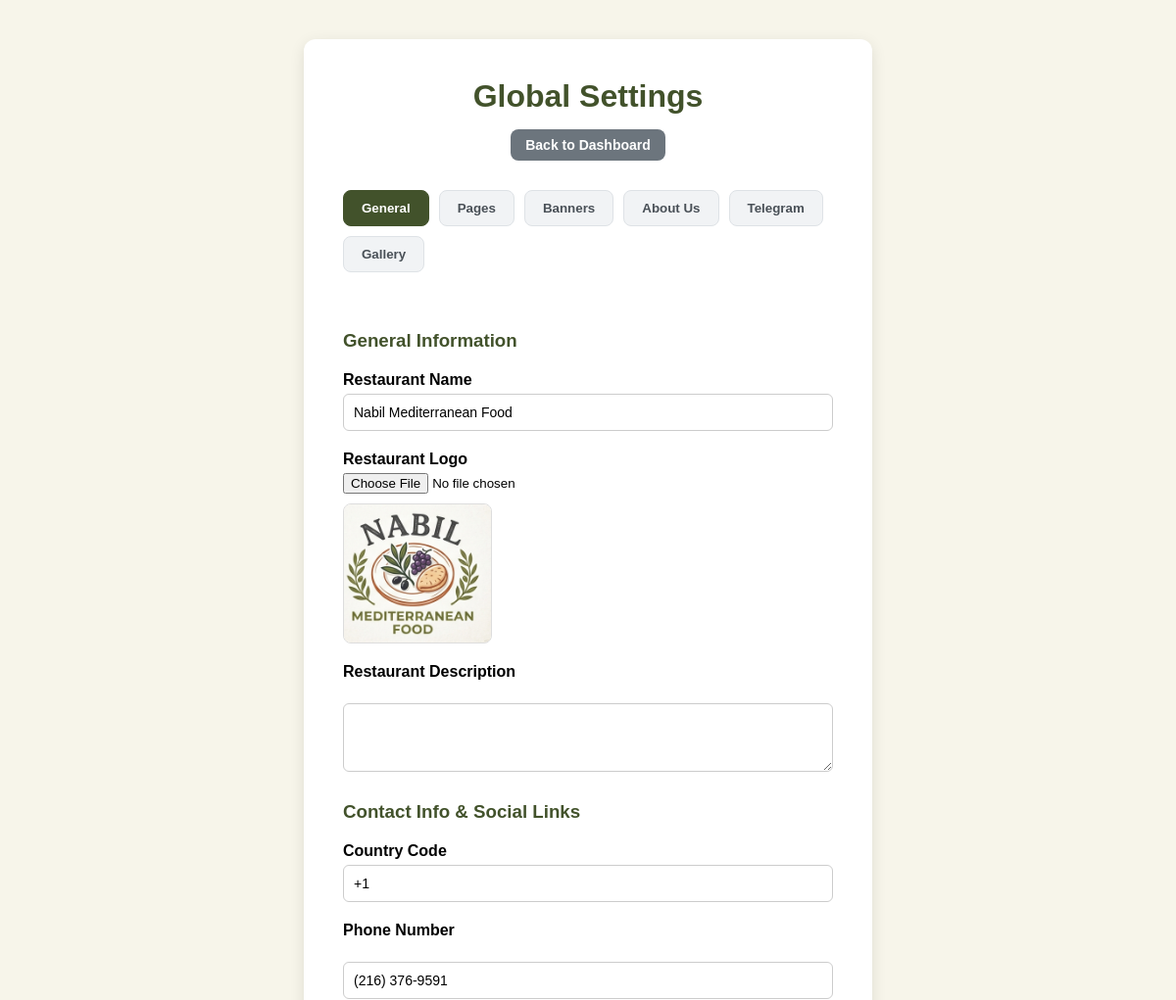
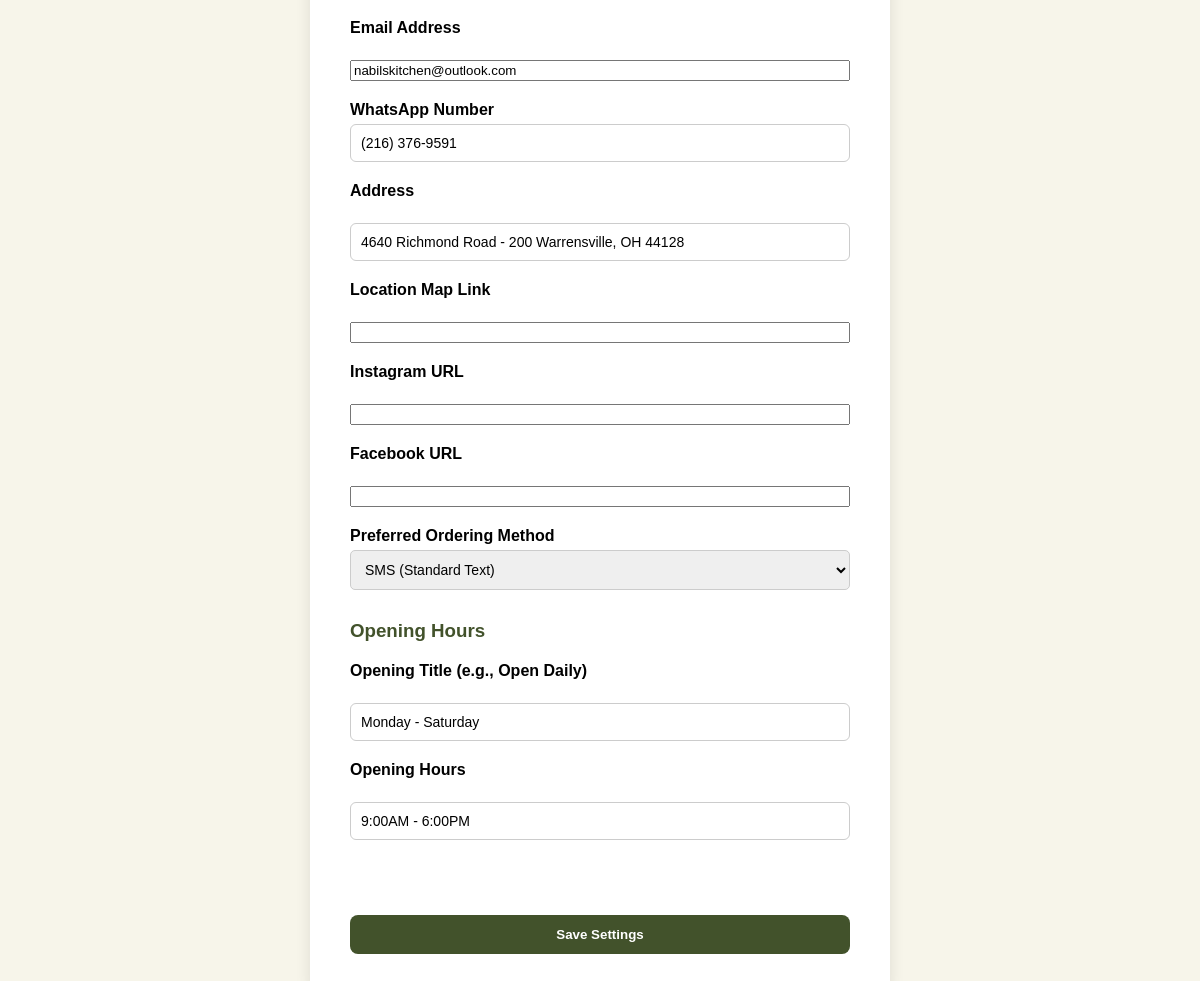
The page /admin/editSettings.php (signed in) on the database its author committed (2 pictures, top to bottom).
### tables this page shows
CREATE TABLE `settings` (
  `id` int(11) NOT NULL,
  `restaurant_name` varchar(255) NOT NULL,
  `restaurant_logo` varchar(255) DEFAULT NULL,
  `restaurant_email` varchar(255) DEFAULT NULL,
  `restaurant_phone` varchar(50) DEFAULT NULL,
  `restaurant_address` text DEFAULT NULL,
  `restaurant_maps` text DEFAULT NULL,
  `restaurant_description` text DEFAULT NULL,
  `opening_hours` varchar(255) DEFAULT NULL,
  `opening_title` varchar(255) DEFAULT 'Open Daily',
  `home_bg` varchar(255) DEFAULT 'assets/images/admin/bgs/home-bg.jpg',
  `menu_bg` varchar(255) DEFAULT 'assets/images/admin/bgs/menu-bg.jpg',
  `contact_bg` varchar(255) DEFAULT NULL,
  `whatsapp_number` varchar(50) DEFAULT NULL,
  `instagram_url` varchar(255) DEFAULT NULL,
  `facebook_url` varchar(255) DEFAULT NULL,
  `chat_id` bigint(255) NOT NULL,
  `bot_token` text NOT NULL,
  `country_code` varchar(10) NOT NULL,
  `order_method` varchar(50) DEFAULT 'whatsapp',
  `show_cart` tinyint(1) NOT NULL DEFAULT 1,
  `banner1_t1` varchar(255) DEFAULT 'THANK YOU FOR SUPPORTING LOCAL',
  `banner1_t2` varchar(255) DEFAULT 'Made with fresh ingredients & lots of love',
  `banner1_t3` varchar(255) DEFAULT 'AUTHENTIC MEDITERRANEAN FLAVOR',
  `banner2_t1` varchar(255) DEFAULT 'FRESH INGREDIENTS',
  `banner2_t2` varchar(255) DEFAULT 'MADE DAILY',
  `banner2_t3` varchar(255) DEFAULT 'AUTHENTIC RECIPES',
  `banner2_t4` varchar(255) DEFAULT 'MADE WITH LOVE',
  `about_title` varchar(255) DEFAULT 'Flavors Crafted With Heritage & Love',
  `about_subtitle` varchar(255) DEFAULT 'Our Legacy',
  `about_desc1` text DEFAULT NULL,
  `about_desc2` text DEFAULT NULL,
  `about_image` varchar(255) DEFAULT 'assets/images/admin/bgs/about_story.png',
  `about_chef_image` varchar(255) DEFAULT 'assets/images/admin/bgs/about_chef.png',
  `about_chef_title` varchar(255) DEFAULT 'The Passion Behind the Plate',
  `about_chef_subtitle` varchar(255) DEFAULT 'Handcrafted Culinary Artistry',
  `about_chef_name` varchar(255) DEFAULT 'Nabil',
  `about_chef_bio1` text DEFAULT NULL,
  `about_chef_bio2` text DEFAULT NULL,
  `about_years` varchar(50) DEFAULT '15+',
  `about_years_label` varchar(255) DEFAULT 'Years of Tradition',
  `about_bg` varchar(255) DEFAULT 'assets/images/admin/bgs/hero-bg.jpg',
  `values_title` varchar(255) DEFAULT 'What We Stand For',
  `values_subtitle` varchar(255) DEFAULT 'Our Principles',
  `values_desc` text DEFAULT NULL,
  `value1_icon` varchar(100) DEFAULT 'fas fa-seedling',
  `value1_title` varchar(255) DEFAULT '100% Fresh Daily',
  `value1_desc` text DEFAULT NULL,
  `value2_icon` varchar(100) DEFAULT 'fas fa-scroll',
  `value2_title` varchar(255) DEFAULT 'Authentic Recipes',
  `value2_desc` text DEFAULT NULL,
  `value3_icon` varchar(100) DEFAULT 'fas fa-heart',
  `value3_title` varchar(255) DEFAULT 'Prepared With Love',
  `value3_desc` text DEFAULT NULL,
  `value4_icon` varchar(100) DEFAULT 'fas fa-hands-helping',
  `value4_title` varchar(255) DEFAULT 'Warm Hospitality',
  `value4_desc` text DEFAULT NULL
);

### includes/auth.php (called while the page is built, shortened)
<?php
if (!function_exists('get_settings')) {
    function get_settings(): ?array
    {
        global $conn;
        if (!isset($_SESSION['settings_cache']) || $_SESSION['settings_cache_expires'] < time()) {
            $result = $conn->query("SELECT * FROM settings LIMIT 1");
        }
        return $_SESSION['settings_cache'];
    }
}

### admin/editSettings.php (the view, shortened to what this page needs)
<?php
include "../includes/connection.php";
include "../includes/auth.php";
$settings = get_settings();
?>
<!DOCTYPE html>
<html lang="en">
<head>
    <link rel="stylesheet" href="../assets/css/admin_form.css">
    <link rel="stylesheet" href="../assets/css/admin-shared.css">
    <link rel="stylesheet" href="../assets/css/editSettings.css">
    <link rel="stylesheet" href="https://cdnjs.cloudflare.com/ajax/libs/font-awesome/6.5.0/css/all.min.css" />
</head>
<body data-open-gallery="<?php echo (isset($_POST['upload_gallery']) || isset($_GET['delete_gallery'])) ? 'true' : 'false'; ?>">
    <div class="form-container" style="max-width: 900px;">
        <div style="display: flex; flex-direction: column; justify-content: center; align-items: center; margin-bottom: 30px; gap: 15px;">
            <h1 style="margin: 0; text-align: center;">Global Settings</h1>
            <a href="dashboard" class="back-link" style="margin: 0; display: inline-block;"><button type="button" style="padding: 8px 15px; font-size: 14px; margin: 0; width: auto; display: inline-block; background: #6c757d;">Back to Dashboard</button></a>
        </div>
        <div class="settings-tabs">
            <button type="button" class="tab-btn active" onclick="openTab('tab-general', this)">General</button>
            <button type="button" class="tab-btn" onclick="openTab('tab-pages', this)">Pages</button>
            <button type="button" class="tab-btn" onclick="openTab('tab-banners', this)">Banners</button>
            <button type="button" class="tab-btn" onclick="openTab('tab-about', this)">About Us</button>
            <button type="button" class="tab-btn" onclick="openTab('tab-telegram', this)">Telegram</button>
            <button type="button" class="tab-btn" id="gallery-tab-btn" onclick="openTab('tab-gallery', this)">Gallery</button>
        </div>
        <form action="editSettings" method="POST" enctype="multipart/form-data">
            <div id="tab-general" class="tab-content" style="display: block;">
                <h3 style="margin-bottom: 15px; border-bottom: 2px solid var(--border-color); padding-bottom: 5px; color: #42522B;">General Information</h3>
                <div class="form-group">
                    <label for="restaurant_name">Restaurant Name</label>
                    <input type="text" name="restaurant_name" value="<?php echo htmlspecialchars($settings['restaurant_name'] ?? ''); ?>" required>
                </div>
                <div class="form-group">
                    <label for="restaurant_logo">Restaurant Logo</label>
                    <input type="file" name="restaurant_logo" accept="image/*">
                    <?php if (!empty($settings['restaurant_logo'])): ?>
                        <img src="../<?php echo htmlspecialchars($settings['restaurant_logo']); ?>" class="current-logo" alt="Current Logo">
                    <?php endif; ?>
                </div>
                <div class="form-group">
                    <label for="restaurant_description">Restaurant Description</label>
                    <br>
                    <textarea name="restaurant_description" rows="3"><?php echo htmlspecialchars($settings['restaurant_description'] ?? ''); ?></textarea>
                </div>
                <h3 style="margin-top: 30px; margin-bottom: 15px; border-bottom: 2px solid var(--border-color); padding-bottom: 5px; color: #42522B;">Contact Info & Social Links</h3>
                <div class="form-group">
                    <label for="country_code">Country Code</label>
                    <input type="text" name="country_code" value="<?php echo htmlspecialchars($settings['country_code'] ?? '+1'); ?>" placeholder="+1">
                </div>
                <div class="form-group">
                    <label for="restaurant_phone">Phone Number</label>
                    <br>
                    <input type="text" name="restaurant_phone" value="<?php echo htmlspecialchars($settings['restaurant_phone'] ?? ''); ?>">
                </div>
                <div class="form-group">
                    <label for="restaurant_email">Email Address</label>
                    <br>
                    <input type="email" name="restaurant_email" value="<?php echo htmlspecialchars($settings['restaurant_email'] ?? ''); ?>">
                </div>
                <div class="form-group">
                    <label for="whatsapp_number">WhatsApp Number</label>
                    <input type="text" name="whatsapp_number" value="<?php echo htmlspecialchars($settings['whatsapp_number'] ?? ''); ?>" placeholder="70123456">
                </div>
                <div class="form-group">
                    <label for="restaurant_address">Address</label>
                    <br>
                    <input type="text" name="restaurant_address" value="<?php echo htmlspecialchars($settings['restaurant_address'] ?? ''); ?>">
                </div>
                <div class="form-group">
                    <label for="restaurant_maps">Location Map Link</label>
                    <br>
                    <input type="url" name="restaurant_maps" value="<?php echo htmlspecialchars($settings['restaurant_maps'] ?? ''); ?>">
                </div>
                <div class="form-group">
                    <label for="instagram_url">Instagram URL</label>
                    <br>
                    <input type="url" name="instagram_url" value="<?php echo htmlspecialchars($settings['instagram_url'] ?? ''); ?>">
                </div>
                <div class="form-group">
                    <label for="facebook_url">Facebook URL</label>
                    <br>
                    <input type="url" name="facebook_url" value="<?php echo htmlspecialchars($settings['facebook_url'] ?? ''); ?>">
                </div>
                <div class="form-group">
                    <label for="order_method">Preferred Ordering Method</label>
                    <select name="order_method" id="order_method" style="padding: 10px; border-radius: 5px; border: 1px solid #ccc;">
                        <option value="sms" <?php echo ($settings['order_method'] ?? '') === 'sms' ? 'selected' : ''; ?>>SMS (Standard Text)</option>
                    </select>
                </div>
                <h3 style="margin-top: 30px; margin-bottom: 15px; border-bottom: 2px solid var(--border-color); padding-bottom: 5px; color: #42522B;">Opening Hours</h3>
                <div class="form-group">
                    <label for="opening_title">Opening Title (e.g., Open Daily)</label>
                    <br>
                    <input type="text" name="opening_title" value="<?php echo htmlspecialchars($settings['opening_title'] ?? 'Open Daily'); ?>">
                </div>
                <div class="form-group">
                    <label for="opening_hours">Opening Hours</label>
                    <br>
                    <input type="text" name="opening_hours" value="<?php echo htmlspecialchars($settings['opening_hours'] ?? ''); ?>">
                </div>
            </div>
            <div style="margin-top: 30px;" id="save-settings-container">
                <button type="submit" name="update_settings" class="submit-btn">Save Settings</button>
            </div>
        </form>
    </div>
</body>
</html>

### assets/css/admin_form.css (style rules this page uses)
body { margin: 0; font-family: "Poppins", sans-serif; background: #F7F5EA; display: flex; justify-content: center; align-items: center; min-height: 100vh; padding: 40px 0; display: flex; justify-content: center; align-items: center; }
.form-container { background: white; padding: 40px; border-radius: 12px; box-shadow: 0 4px 15px rgba(0, 0, 0, 0.1); width: 500px; margin: auto; }
h1 { margin-bottom: 25px; text-align: center; color: #42522B; }
form { display: flex; flex-direction: column; gap: 15px; }
label { font-weight: bold; margin-bottom: 5px; }
input[type="text"], input[type="number"], select { padding: 10px; border: 1px solid #ccc; border-radius: 6px; font-size: 14px; }
button { padding: 12px; background: #42522B; color: white; font-weight: bold; border: none; border-radius: 8px; cursor: pointer; transition: background 0.3s ease; }
textarea { padding: 10px; border: 1px solid #ccc; border-radius: 6px; font-size: 14px; resize: vertical; }

### assets/css/admin-shared.css (style rules this page uses)
.current-logo { margin-top: 10px; max-width: 150px; border-radius: 8px; border: 1px solid #ddd; display: block; }
.form-group { margin-bottom: 20px; }
.form-group { display: flex; flex-direction: column; margin-bottom: 20px; }
.form-group input, .form-group textarea { width: 100%; box-sizing: border-box; }
.submit-btn { width: 100%; margin-top: 10px; }
.back-link button { width: 100%; margin-top: 10px; background: #e74c3c; }
.form-group { margin-bottom: 20px; display: flex; flex-direction: column; }
.form-group input { width: 100%; box-sizing: border-box; }

### assets/css/editSettings.css (style rules this page uses)
.settings-tabs { display: flex; flex-wrap: wrap; gap: 10px; margin-bottom: 25px; border-bottom: 2px solid var(--border-color); padding-bottom: 15px; }
.tab-btn { background: #f1f3f5; border: 1px solid #dee2e6; color: #495057; padding: 10px 18px; border-radius: 8px; cursor: pointer; font-weight: 600; transition: all 0.3s ease; font-family: 'Poppins', sans-serif; text-decoration: none; display: inline-block; }
.tab-btn.active { background: #42522B; color: white; border-color: #42522B; }
.tab-content { display: none; animation: fadeIn 0.3s ease; }

### rows shown on the page
settings: restaurant_name "Nabil Mediterranean Food", restaurant_logo (picture), country_code "+1", restaurant_phone "(216) 376-9591", restaurant_email "nabilskitchen@outlook.com", whatsapp_number "(216) 376-9591", restaurant_address "4640 Richmond Road - 200 Warrensville, OH 44128", order_method "SMS (Standard Text)", opening_title "Monday - Saturday", opening_hours "9:00AM - 6:00PM"
